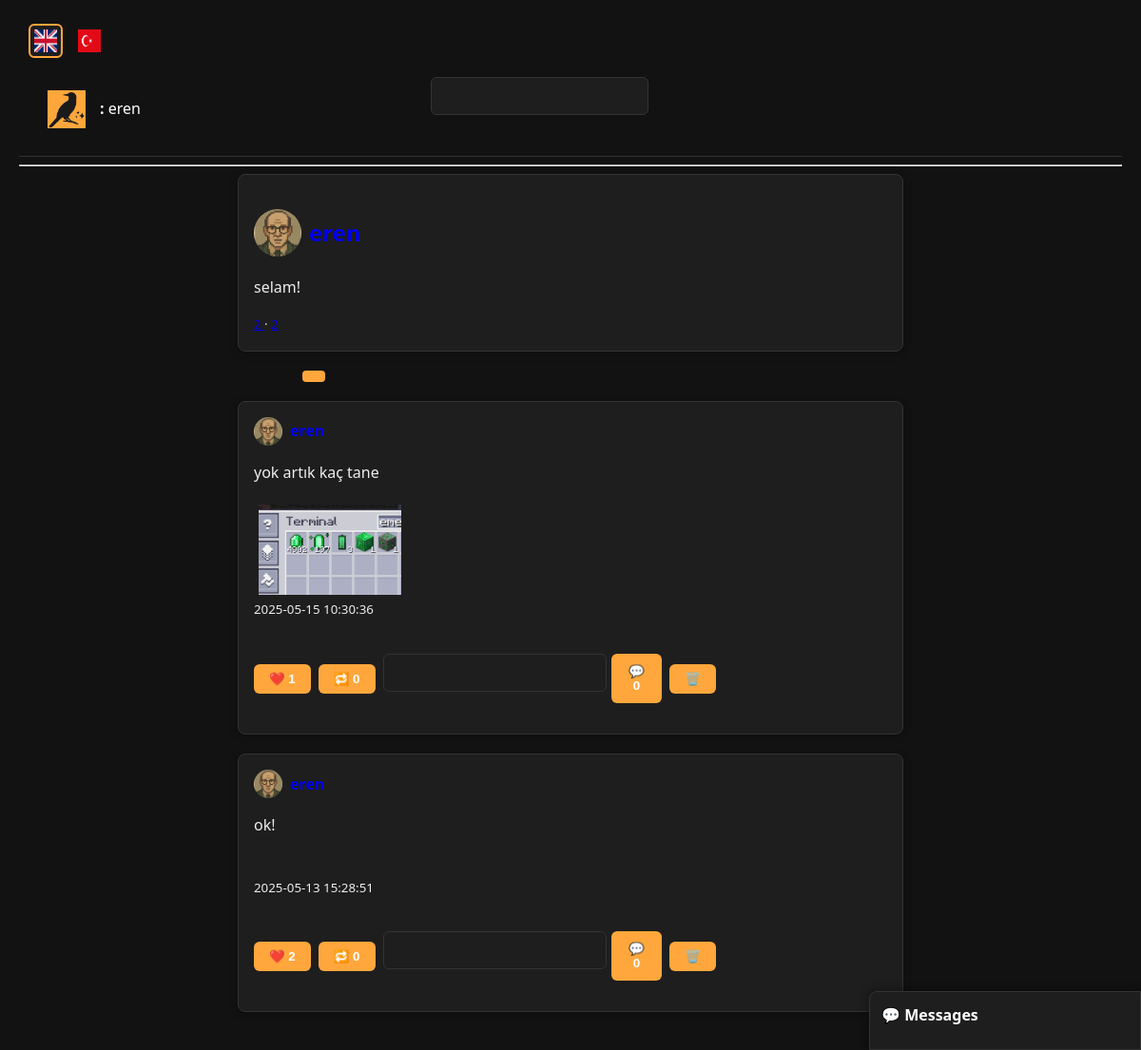
/user.php?u=eren&tab=likes (signed in), run on the app's committed database.
### tables this page shows
CREATE TABLE `users` (
  `id` int(11) NOT NULL,
  `username` varchar(50) NOT NULL,
  `email` varchar(100) NOT NULL,
  `password` varchar(255) NOT NULL,
  `bio` text DEFAULT NULL,
  `profile_pic` varchar(255) DEFAULT NULL,
  `created_at` timestamp NOT NULL DEFAULT current_timestamp()
);

CREATE TABLE `thoughts` (
  `id` int(11) NOT NULL,
  `user_id` int(11) NOT NULL,
  `content` varchar(280) NOT NULL,
  `created_at` timestamp NOT NULL DEFAULT current_timestamp(),
  `original_thought_id` int(11) DEFAULT NULL,
  `quote_id` int(11) DEFAULT NULL
);

CREATE TABLE `thought_images` (
  `id` int(11) NOT NULL,
  `thought_id` int(11) NOT NULL,
  `image_path` varchar(255) NOT NULL
);

### includes/lang.php (called while the page is built, shortened)
<?php
$lang = $_SESSION['lang'] ?? ($_COOKIE['lang'] ?? 'en');
$lang_file = __DIR__ . '/../lang/' . $lang . '.php';
if (file_exists($lang_file)) {
    $t = require $lang_file;
} else {
    $t = require __DIR__ . '/../lang/en.php';
}

### user.php (the view, shortened to what this page needs)
<?php
require 'config.php';
require 'includes/lang.php';
require 'includes/functions.php';
include 'templates/header.php';
$username = $_GET['u'] ?? '';
$section = $_GET['tab'] ?? 'posts';
$stmt = $pdo->prepare("SELECT * FROM users WHERE username = ?");
$stmt->execute([$username]);
$user = $stmt->fetch();
$profile_user_id = $user['id'];
$stmt = $pdo->prepare("SELECT COUNT(*) FROM follows WHERE followed_id = ?");
$stmt->execute([$profile_user_id]);
$followerCount = $stmt->fetchColumn();
$stmt = $pdo->prepare("SELECT COUNT(*) FROM follows WHERE follower_id = ?");
$stmt->execute([$profile_user_id]);
$followingCount = $stmt->fetchColumn();
?>
<link rel="stylesheet" href="assets/style.css">
<div class="container">
    <div class="card profile-header">
        <h2><?= render_user_icon($user['username'], 50) ?></h2>
        <?php if (!empty($user['bio'])): ?>
            <p class="profile-bio"><?= nl2br(htmlspecialchars($user['bio'])) ?></p>
        <?php endif; ?>
        <small class="follow-count">
            <a href="#" onclick="loadFollowList('followers')"><?= $followerCount ?> <?= $t['followers'] ?></a> ·
            <a href="#" onclick="loadFollowList('following')"><?= $followingCount ?> <?= $t['following'] ?></a>
        </small>
    </div>
    <div class="tabs">
        <a href="?u=<?= urlencode($username) ?>&tab=posts" class="<?= $section === 'posts' ? 'active' : '' ?>"><?= $t['posts'] ?></a>
        <a href="?u=<?= urlencode($username) ?>&tab=comments" class="<?= $section === 'comments' ? 'active' : '' ?>"><?= $t['comments'] ?></a>
        <a href="?u=<?= urlencode($username) ?>&tab=likes" class="<?= $section === 'likes' ? 'active' : '' ?>"><?= $t['liked'] ?></a>
    </div>
    <?php
    if ($section === 'comments') {
        $stmt = $pdo->prepare("SELECT comments.*, thoughts.content AS post_content, thoughts.id AS thought_id, tu.username AS post_author FROM comments JOIN thoughts ON comments.thought_id = thoughts.id JOIN users tu ON thoughts.user_id = tu.id WHERE comments.user_id = ? ORDER BY comments.created_at DESC LIMIT 50");
        $stmt->execute([$profile_user_id]);
        foreach ($stmt->fetchAll() as $comment): ?>
            <div class="card">
                <em><?= $t['commented_on'] ?> <?= render_user_icon($comment['post_author'], 20) ?></em>
                <p><?= nl2br(htmlspecialchars($comment['content'])) ?></p>
                <small><?= $comment['created_at'] ?></small>
            </div>
        <?php endforeach;
    } else {
        if ($section === 'likes') {
            $stmt = $pdo->prepare("SELECT t.*, u.username FROM likes JOIN thoughts t ON likes.thought_id = t.id JOIN users u ON t.user_id = u.id WHERE likes.user_id = ? ORDER BY likes.created_at DESC LIMIT 50");
            $stmt->execute([$profile_user_id]);
        }
        $thoughts = $stmt->fetchAll();
        foreach ($thoughts as $thought):
            $target_id = $thought['original_thought_id'] ?: $thought['id'];
            $likeCount = $pdo->query("SELECT COUNT(*) FROM likes WHERE thought_id = $target_id")->fetchColumn();
            $repostCount = $pdo->query("SELECT COUNT(*) FROM thoughts WHERE original_thought_id = $target_id")->fetchColumn();
            $quoteCount = $pdo->query("SELECT COUNT(*) FROM thoughts WHERE quote_id = $target_id")->fetchColumn();
    ?>
    <div onclick="openModal(<?= $target_id ?>)" class="card" style="cursor: pointer;">
        <?php if ($thought['original_thought_id']): ?>
            <em><?= $t['reposted_by'] ?> <?= render_user_icon($thought['username'], 20) ?></em><br>
            <?php if ($thought['original_content'] && $thought['original_username']): ?>
                <strong><?= render_user_icon($thought['original_username'], 20) ?></strong><br>
                <p><?= nl2br(htmlspecialchars($thought['original_content'])) ?></p>
            <?php else: ?>
                <p><i><?= $t['post_deleted_or_unavailable'] ?></i></p>
            <?php endif; ?>
        <?php else: ?>
            <strong><?= render_user_icon($thought['username'], 30) ?></strong><br>
            <p><?= nl2br(htmlspecialchars($thought['content'])) ?></p>
            <?php
            $stmt2 = $pdo->prepare("SELECT image_path FROM thought_images WHERE thought_id = ?");
            $stmt2->execute([$thought['id']]);
            foreach ($stmt2->fetchAll() as $img) {
                echo "<img src='uploads/" . htmlspecialchars($img['image_path']) . "' width='150' style='margin: 5px;'>";
            }
            ?>
        <?php endif; ?>
        <br><small><?= $thought['created_at'] ?></small><br><br>
        <div onclick="event.stopPropagation();" style="margin-top: 10px; display: flex; align-items: center; gap: 8px; flex-wrap: wrap;">
            <form method="POST" action="actions/like.php">
                <button type="submit" class="btn">❤️ <?= $likeCount ?></button>
            </form>
            <form method="POST" action="actions/repost.php">
                <button type="submit" class="btn">🔁 <?= $repostCount ?></button>
            </form>
            <?php if (!$thought['quote_id']): ?>
            <form method="POST" action="actions/quote.php" style="display: flex; gap: 5px;">
                <input type="text" name="content" placeholder="<?= $t['quote_placeholder'] ?>" required>
                <button type="submit" class="btn">💬 <?= $quoteCount ?></button>
            </form>
            <?php endif; ?>
            <?php if ($_SESSION['user_id'] == $thought['user_id']): ?>
            <form method="POST" action="actions/delete_thought.php">
                <button type="submit" class="btn">🗑️</button>
            </form>
            <?php endif; ?>
        </div>
    </div>
    <?php endforeach; } ?>
</div>

### includes/functions.php (shortened to what this page needs)
<?php
function render_user_icon($username, $size = 40) {
    global $pdo;
    $stmt = $pdo->prepare("SELECT profile_pic FROM users WHERE username = ?");
    $stmt->execute([$username]);
    $user = $stmt->fetch();
    $img = $user && $user['profile_pic'] ? $user['profile_pic'] : 'default.png';
    $safeUsername = htmlspecialchars($username);
    $escapedImg = htmlspecialchars($img);
    return "<a href='user.php?u={$safeUsername}' style='display: inline-flex; align-items: center; gap: 8px; text-decoration: none;'>
                <img src='uploads/{$escapedImg}' width='{$size}' height='{$size}' style='border-radius:50%; object-fit:cover;'>
                {$safeUsername}
            </a>";
}

### assets/style.css (style rules this page uses)
.container { max-width: 700px; margin: 0 auto; }
.card { background: var(--card); border-radius: 8px; padding: 16px; margin-bottom: 20px; box-shadow: 0 2px 8px rgba(0,0,0,0.25); border: 1px solid var(--border); }
button, .btn { background-color: var(--accent); color: white; border: none; padding: 8px 16px; border-radius: 6px; cursor: pointer; font-weight: 600; transition: background 0.2s; }
input[type="text"], input[type="email"], input[type="password"], textarea { width: 100%; padding: 10px; border-radius: 6px; border: 1px solid var(--border); margin-bottom: 12px; font-size: 16px; background: var(--card); color: var(--text); }
input::placeholder, textarea::placeholder { color: #aaa; }
.tabs { display: flex; gap: 10px; margin-bottom: 20px; }
.tabs a { text-decoration: none; color: var(--text); padding: 6px 12px; border-radius: 4px; transition: background 0.2s; }
.tabs a.active { background-color: var(--accent); color: black; }

### data on the page
users: profile_pic (picture), bio "selam!"
thoughts: user.profile_pic (picture), content "yok artık kaç tane", created_at "2025-05-15 10:30:36", likeCount "1", repostCount "0", quoteCount "0"
thought_images: image_path (picture)
thoughts: user.profile_pic (picture), content "ok!", created_at "2025-05-13 15:28:51", likeCount "2", repostCount "0", quoteCount "0"

### other printed values
$_SESSION['username'] "eren"
$t['direct_messages'] "Messages"
